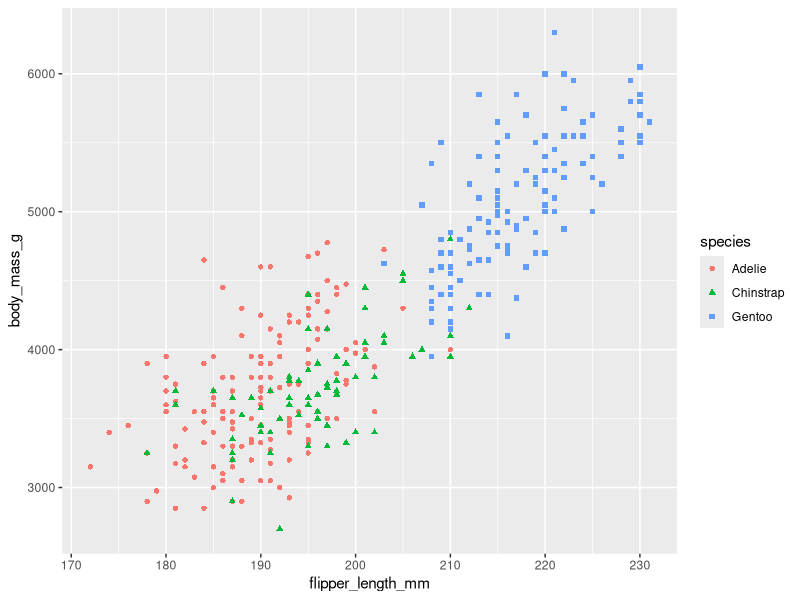
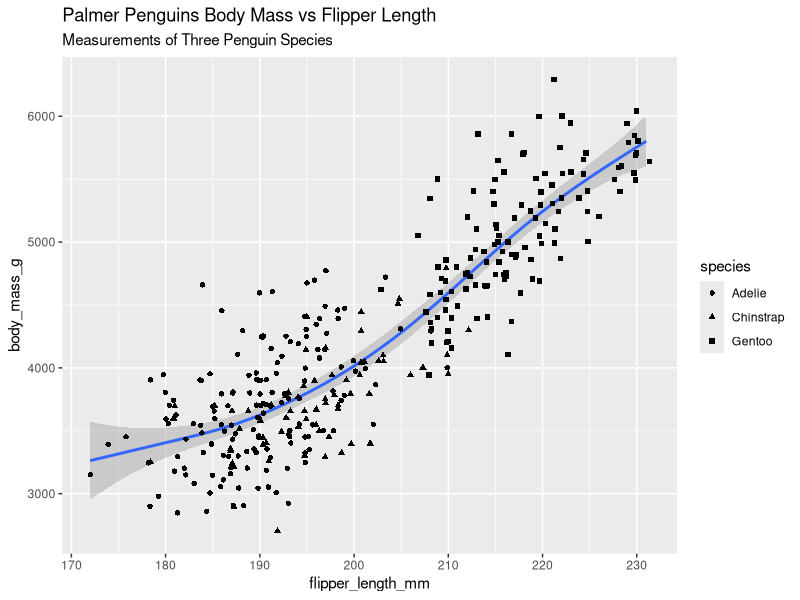
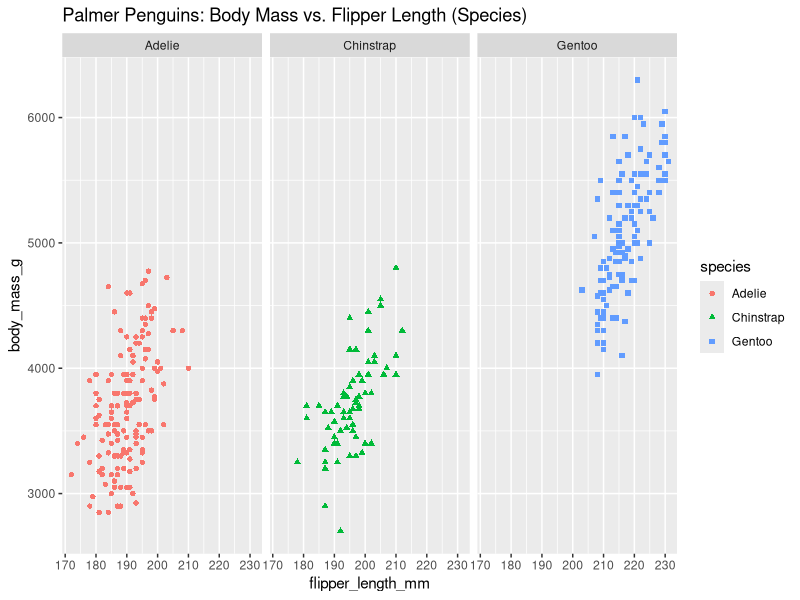
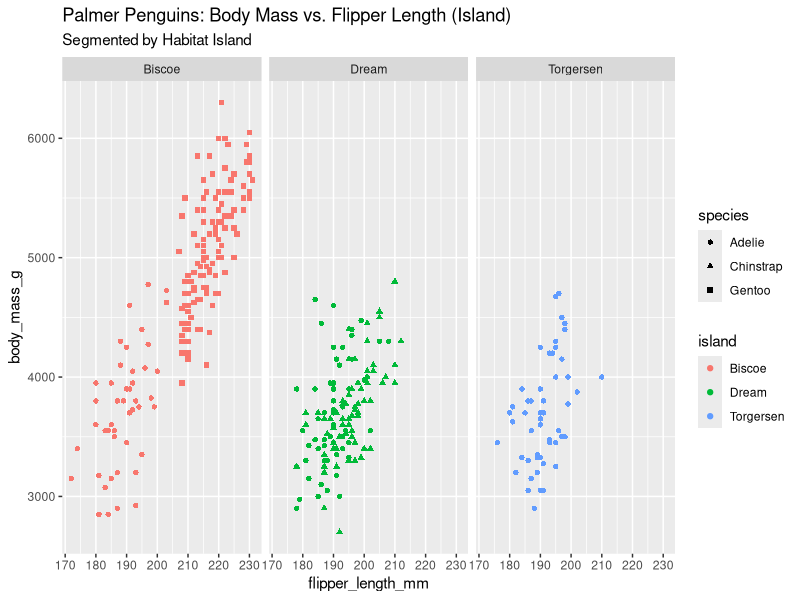
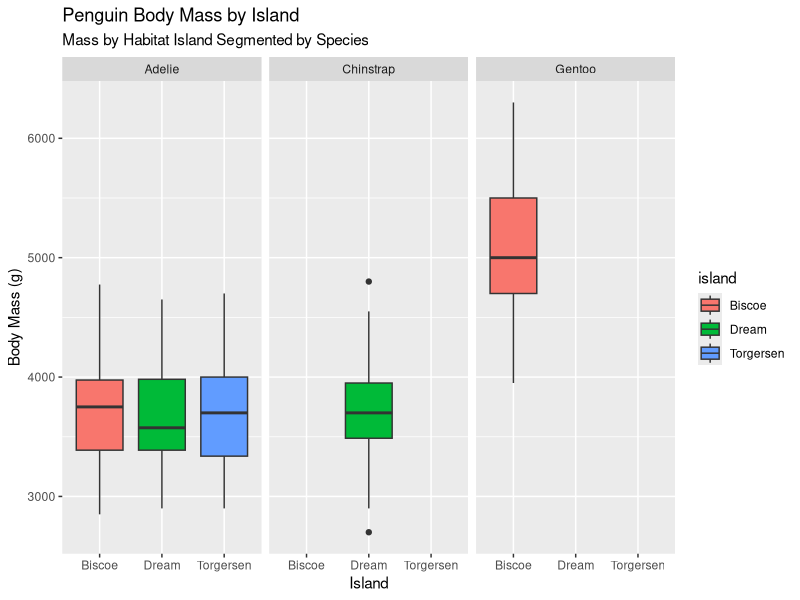
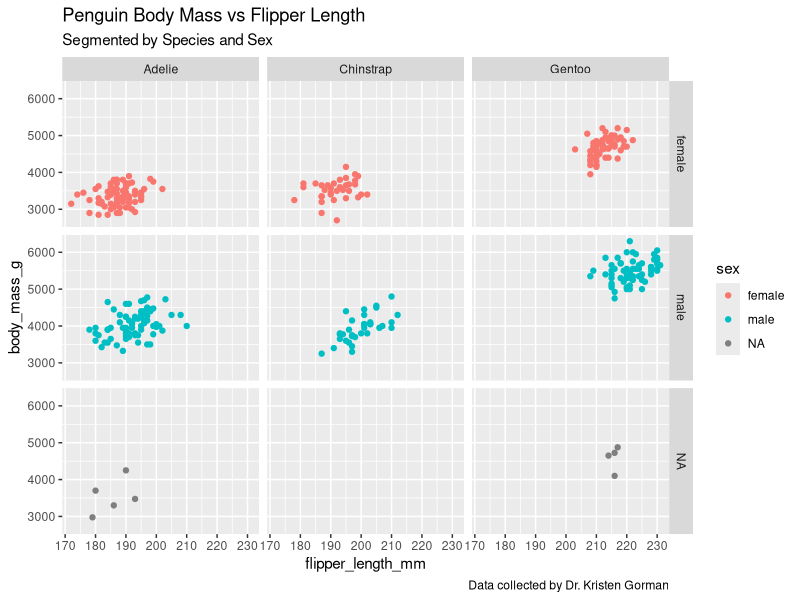

Write R code to recreate these figures, in order.
install.packages('tidyverse')
library(tidyverse)

install.packages('palmerpenguins')
library('palmerpenguins')

data("penguins")
View(penguins)

# visualize body mass vs flipper length (do more massive birds have larger flippers?)
ggplot(data = penguins) +
  geom_point(mapping = aes(x = flipper_length_mm, y = body_mass_g, color = species, shape = species))

# visualize as above but jitter instead of point due to overlap and smooth for trendline and B&W for readability
ggplot(data = penguins) +
  geom_smooth(method = "gam", mapping = aes(x = flipper_length_mm, y = body_mass_g)) +
  geom_jitter(mapping = aes(x = flipper_length_mm, y = body_mass_g, shape = species)) +
  labs(title="Palmer Penguins Body Mass vs Flipper Length", subtitle="Measurements of Three Penguin Species")


# visualize body mass vs flipper length segmented by species
ggplot(data=penguins,aes(x=flipper_length_mm,y=body_mass_g)) +
  geom_point(aes(shape=species,color=species)) + 
  facet_wrap(~species) +
  labs(title="Palmer Penguins: Body Mass vs. Flipper Length (Species)")

# visualize body mass vs flipper length segmented by island 
ggplot(data=penguins,aes(x=flipper_length_mm,y=body_mass_g)) +
  geom_point(aes(shape=species,color=island)) + 
  facet_wrap(~island) +
  labs(title="Palmer Penguins: Body Mass vs. Flipper Length (Island)", subtitle="Segmented by Habitat Island")


# visualize body mass and island location (do bigger birds live on a particular island?)
ggplot(penguins, aes(x = island, y = body_mass_g, fill = island)) +
  geom_boxplot() +
  facet_wrap(~species) +
  labs(
    title = "Penguin Body Mass by Island",
    subtitle = "Mass by Habitat Island Segmented by Species",
    x = "Island",
    y = "Body Mass (g)")

# visualize body mass and flipper length and facet on species, include sex of penguins if known
ggplot(data=penguins) + 
  geom_point(mapping = aes(x = flipper_length_mm, y=body_mass_g, color=sex)) +
  facet_grid(sex~species) +
  labs(title="Penguin Body Mass vs Flipper Length", subtitle="Segmented by Species and Sex",
       caption="Data collected by Dr. Kristen Gorman")
